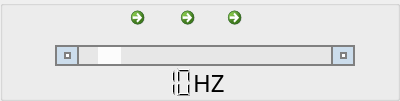
   <widget class="QGroupBox" name="groupBox_2">
    <property name="geometry">
     <rect>
      <x>20</x>
      <y>570</y>
      <width>400</width>
      <height>101</height>
     </rect>
    </property>
    <property name="title">
     <string/>
    </property>
    <widget class="QScrollBar" name="FreqScrollBar">
     <property name="geometry">
      <rect>
       <x>55</x>
       <y>45</y>
       <width>300</width>
       <height>21</height>
      </rect>
     </property>
     <property name="styleSheet">
      <string notr="true">QScrollBar:horizontal {
    border: 2px solid grey;
    background: rgb(231, 231, 231);
    height: 15px;
    margin: 0px 20px 0 20px;
}
QScrollBar::handle:horizontal {
    background: rgb(252, 252, 252);
    min-width: 15px;
}
QScrollBar::add-line:horizontal {
    border: 2px solid grey;
    background: rgb(204, 221, 236);
    width: 20px;
    subcontrol-position: right;
    subcontrol-origin: margin;
}

QScrollBar::sub-line:horizontal {
    border: 2px solid grey;
    background: rgb(204, 221, 236);
    width: 20px;
    subcontrol-position: left;
    subcontrol-origin: margin;
}
QScrollBar:left-arrow:horizontal, QScrollBar::right-arrow:horizontal {
    border: 2px solid grey;
    width: 3px;
    height: 3px;
    background: white;
}

QScrollBar::add-page:horizontal, QScrollBar::sub-page:horizontal {
    background: none;
}</string>
     </property>
     <property name="minimum">
      <number>1</number>
     </property>
     <property name="maximum">
      <number>100</number>
     </property>
     <property name="value">
      <number>10</number>
     </property>
     <property name="orientation">
      <enum>Qt::Horizontal</enum>
     </property>
    </widget>
    <widget class="QCommandLinkButton" name="Button_Forward">
     <property name="geometry">
      <rect>
       <x>220</x>
       <y>0</y>
       <width>50</width>
       <height>45</height>
      </rect>
     </property>
     <property name="text">
      <string/>
     </property>
     <property name="icon">
      <iconset resource="icons.qrc">
       <normaloff>:/Icons/Icons/Forward.ico</normaloff>:/Icons/Icons/Forward.ico</iconset>
     </property>
     <property name="iconSize">
      <size>
       <width>32</width>
       <height>32</height>
      </size>
     </property>
    </widget>
    <widget class="QCommandLinkButton" name="Button_Backward">
     <property name="geometry">
      <rect>
       <x>123</x>
       <y>0</y>
       <width>50</width>
       <height>45</height>
      </rect>
     </property>
     <property name="layoutDirection">
      <enum>Qt::LeftToRight</enum>
     </property>
     <property name="text">
      <string/>
     </property>
     <property name="icon">
      <iconset resource="icons.qrc">
       <normaloff>:/Icons/Icons/Back.ico</normaloff>:/Icons/Icons/Back.ico</iconset>
     </property>
     <property name="iconSize">
      <size>
       <width>32</width>
       <height>32</height>
      </size>
     </property>
    </widget>
    <widget class="QCommandLinkButton" name="Button_RunOrPause">
     <property name="geometry">
      <rect>
       <x>173</x>
       <y>0</y>
       <width>50</width>
       <height>45</height>
      </rect>
     </property>
     <property name="text">
      <string/>
     </property>
     <property name="icon">
      <iconset resource="icons.qrc">
       <normaloff>:/Icons/Icons/Run.ico</normaloff>:/Icons/Icons/Run.ico</iconset>
     </property>
     <property name="iconSize">
      <size>
       <width>32</width>
       <height>32</height>
      </size>
     </property>
    </widget>
    <widget class="QLCDNumber" name="lcdNumber_Freq">
     <property name="geometry">
      <rect>
       <x>113</x>
       <y>62</y>
       <width>81</width>
       <height>41</height>
      </rect>
     </property>
     <property name="font">
      <font>
       <family>Agency FB</family>
      </font>
     </property>
     <property name="styleSheet">
      <string notr="true">border:none;</string>
     </property>
     <property name="intValue" stdset="0">
      <number>10</number>
     </property>
    </widget>
    <widget class="QLabel" name="label">
     <property name="geometry">
      <rect>
       <x>193</x>
       <y>67</y>
       <width>41</width>
       <height>31</height>
      </rect>
     </property>
     <property name="font">
      <font>
       <family>Microsoft JhengHei Light</family>
       <pointsize>18</pointsize>
       <weight>50</weight>
       <bold>false</bold>
      </font>
     </property>
     <property name="text">
      <string>HZ</string>
     </property>
    </widget>
   </widget>
